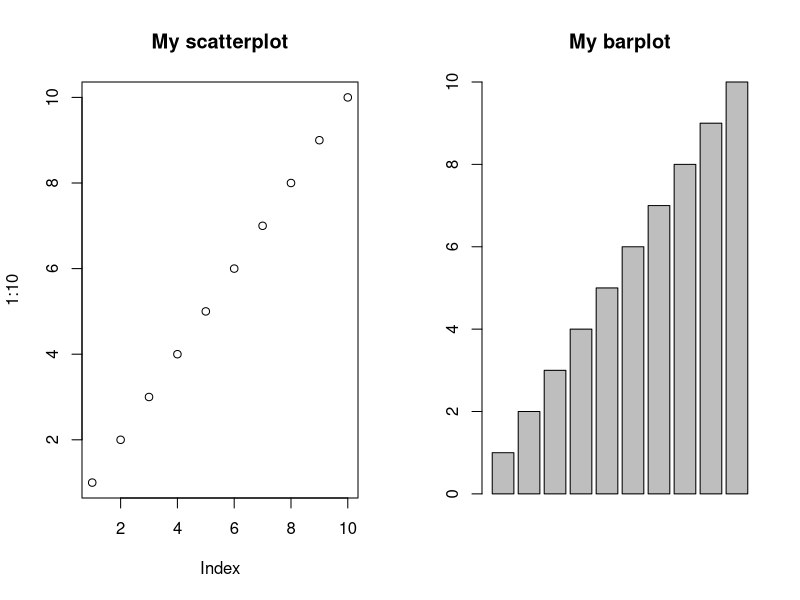

Recreate this plot in R.
## ---- chunk 1
# Set plot layout to one row, two columns
par(mfrow=c(1,2))
plot(1:10, main="My scatterplot")
barplot(1:10, main="My barplot")
